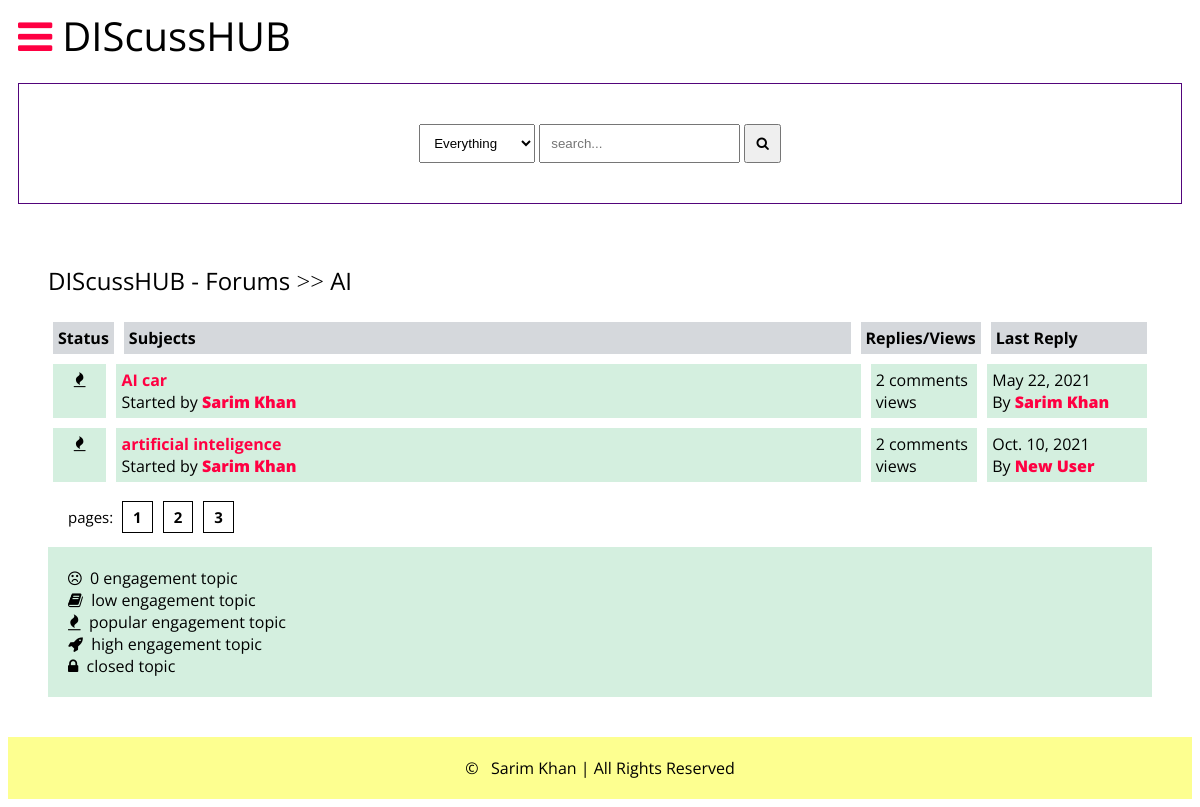
The app's page /posts/ai/ with its own data.
### main/models.py (models this page shows, shortened)
class Category(models.Model):
    title=models.CharField(max_length=50)
    slug=models.SlugField(max_length=400, unique=True, blank=True)
    description= models.TextField(default="description")
    class Meta:
        verbose_name_plural="categories"
    def get_url(self):
        return reverse("posts", kwargs={
            "slug":self.slug
        })

class Post(models.Model):
    title=models.CharField(max_length=400)
    slug=models.SlugField(max_length=400, unique=True, blank=True)
    user=models.ForeignKey(Author, on_delete=models.CASCADE)
    content=HTMLField()
    categories=models.ManyToManyField(Category)
    date=models.DateField(auto_now_add=True)
    approved=models.BooleanField(default=False)
    hit_count_generic= GenericRelation(HitCount, object_id_field='object_pk', related_query_name='hit_count_generic_relation')
    tags=TaggableManager()
    comments=models.ManyToManyField(Comment, blank=True)
    def get_url(self):
        return reverse("detail", kwargs={
            "slug":self.slug
        })
    @property
    def num_comments(self):
        return self.comments.count()
    @property
    def last_reply(self):
        return self.comments.latest("date")

class Author(models.Model):
    user=models.ForeignKey(User, on_delete=models.CASCADE)
    fullname= models.CharField(max_length=40, blank=True)
    slug=models.SlugField(max_length=400, unique=True, blank=True)
    bio=HTMLField()
    points=models.IntegerField(default=0)
    profile_pic= ResizedImageField(size=[50, 80], quality=100, upload_to="authors", default=None, null=True)

class Comment(models.Model):
    user=models.ForeignKey(Author, on_delete=models.CASCADE)
    content=models.TextField()
    date=models.DateTimeField(auto_now_add=True)
    replies=models.ManyToManyField(Reply, blank=True)

### main/views.py (the view)
# urls.py: path("posts/<slug>/", posts, name="posts"),
def posts(request, slug):
    category=get_object_or_404(Category, slug=slug)
    posts=Post.objects.filter(approved=True, categories=category)
    context={
        "posts":posts,
        "forum":category,
    }
    return render(request, "posts.html", context)

### templates/posts.html
{% extends 'base.html' %}
{% load hitcount_tags %}
{% block content %}
    <div class="container">
        <div class="navigate">
            <span><a href="{% url 'home' %}">DIScussHUB - Forums</a> >> <a href="{{forum.get_url}}">{{forum.title}}</a></span>
        </div>
        <div class="posts-tables">
            <div class="table-head">
                <div class="status">Status</div>
                <div class="subjects">Subjects</div>
                <div class="replies">Replies/Views</div>
                <div class="last-reply">Last Reply</div>
            </div>
            {% for post in posts%}
            <div class="table-row">
                <div class="status"><i class="fa fa-fire"></i></div>
                <div class="subjects"><a href="{{post.get_url}}">{{post.title}}</a>
                <br>
                <span>Started by <b><a href="#">{{post.user.fullname|title}}</a></b></span>
                </div>
                <div class="replies">
                    {{post.num_comments}} comments <br>{% get_hit_count for post %} views
                </div>
                <div class="last-reply">
                    {{post.last_reply.date|date}}
                    <br>
                    By <b><a href="#">{{post.last_reply.user.fullname|title}}</a></b>
                </div>
            </div>
            {% endfor %}
        </div>
        <div class="pagination">
            pages: <a href="#">1</a><a href="#">2</a><a href="#">3</a>
        </div>
        <div class="notes">
            <span>
                <i class="fa fa-frown-o"></i>&nbsp; 0 engagement topic <br>
            </span>
            <span>
                <i class="fa fa-book"></i>&nbsp; low engagement topic <br>
            </span>
            <span>
                <i class="fa fa-fire"></i>&nbsp; popular engagement topic <br>
            </span>
            <span>
                <i class="fa fa-rocket"></i>&nbsp; high engagement topic <br>
            </span>
            <span>
                <i class="fa fa-lock"></i>&nbsp; closed topic
            </span>
        </div>
    </div>
    {% endblock content %}

### static/style.css (style rules this page uses)
* { box-sizing: border-box; }
html { font-size: 16px; font-family: 'Open Sans', sans-serif; background-color: #ffffff; }
a { color: #ff0042; font-weight: bolder; text-decoration: none; }
.container { margin: 20px; padding: 20px; }
.table-head { display: flex; }
.table-head div { padding: 5px; margin: 5px; background-color: #D5D8DC; font-weight: bold; }
.table-head .status { flex: 5%; }
.table-head .subjects { flex: 70%; }
.table-head .replies { flex: 10%; }
.table-head .last-reply { flex: 15%; }
.table-row { display: flex; }
.table-row .status, .table-row .subjects, .table-row .replies, .table-row .last-reply { padding: 5px; margin: 5px; background-color:#D4EFDF; }
.table-row .status { flex: 5%; font-size: 15px; text-align: center; }
.table-row .subjects { flex: 70%; }
.table-row .replies { flex: 10%; }
.table-row .last-reply { flex: 15%; }
.pagination { padding: 20px; font-size: 15px; }
.pagination a { color: #000; margin-inline: 5px; padding: 5px 10px; border: solid 0.5px #000; }
.navigate { margin-block: 20px; font-weight: lighter; font-size: 24px; }
.navigate a { color: #000; }
.notes { background-color: #D4EFDF; padding: 20px; display: block; }
.notes span { font-size: 16px; margin-block: 5px; }

### records on screen
Category: title "AI"
Post: title "AI car", user.fullname "Sarim Khan", num_comments "2", last_reply "May 22, 2021", last_reply.user.fullname "Sarim Khan"
Post: title "artificial inteligence", user.fullname "Sarim Khan", num_comments "2", last_reply "Oct. 10, 2021", last_reply.user.fullname "New User"
